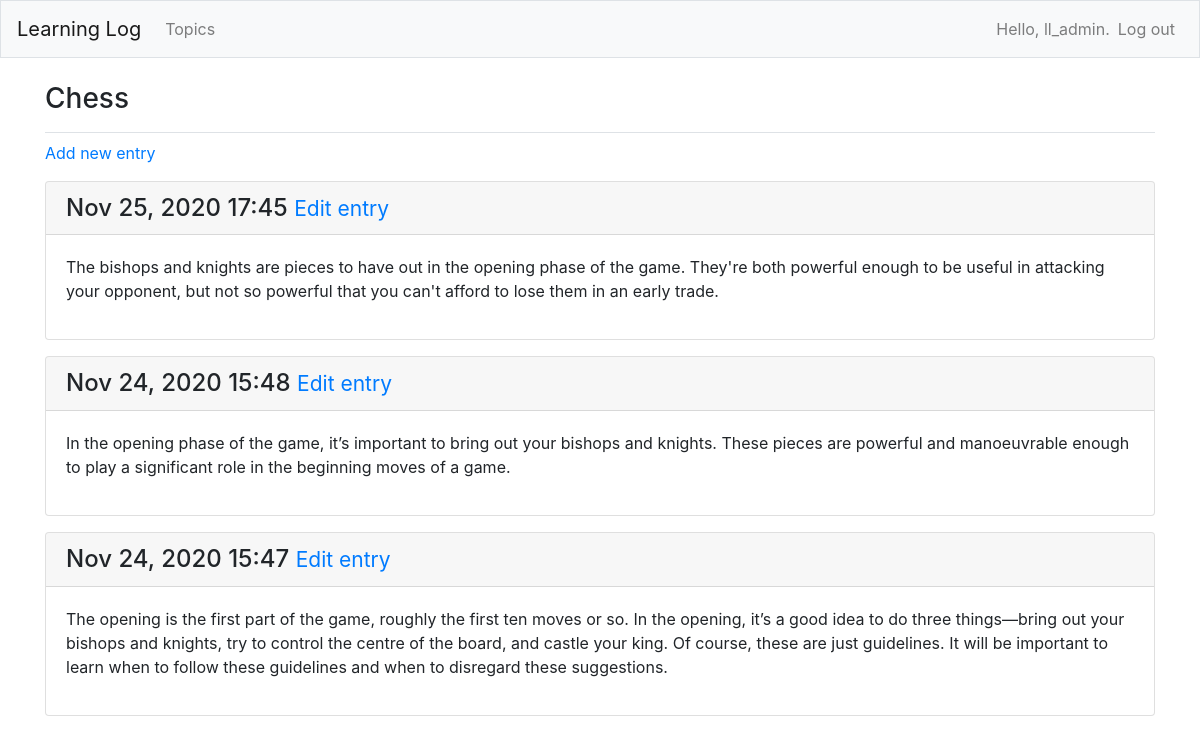
The page /topics/1/ (signed in) on the database its author committed.
### learning_logs/models.py (models this page shows, shortened)
class Topic(models.Model):
    text = models.CharField(max_length=200)
    date_added = models.DateTimeField(auto_now_add=True)
    owner = models.ForeignKey(User, on_delete=models.CASCADE)
    def __str__(self):
        return self.text

class Entry(models.Model):
    topic = models.ForeignKey(Topic, on_delete=models.CASCADE)
    text = models.TextField()
    date_added = models.DateTimeField(auto_now_add=True)
    class Meta:
        verbose_name_plural = 'entries'

### learning_logs/views.py (the view)
# urls.py: path('topics/<int:topic_id>/', views.topic, name='topic'),
@login_required
def topic(request, topic_id):
    topic = Topic.objects.get(id=topic_id)
    if topic.owner != request.user:
        raise Http404
    entries = topic.entry_set.order_by('-date_added')
    context = {'topic': topic, 'entries': entries}
    return render(request, 'learning_logs/topic.html', context)

### learning_logs/templates/learning_logs/topic.html
{% extends 'learning_logs/base.html' %}
{% block page_header %}
    <h3>{{ topic }}</h3>
{% endblock page_header %}
{% block content %}
    <p>
        <a href="{% url 'learning_logs:new_entry' topic.id %}">Add new entry</a>
    </p>
    {% for entry in entries %}
        <div class="card mb-3">
            <h4 class="card-header">
                {{ entry.date_added|date:'M d, Y H:i' }}
                <small><a href="{% url 'learning_logs:edit_entry' entry.id %}">Edit entry</a></small>
            </h4>
            <div class="card-body">
                {{ entry.text|linebreaks }}
            </div>
        </div>
    {% empty %}
        <li>There are no entries for this topic yet.</li>
    {% endfor %}
{% endblock content %}

### learning_logs/templates/learning_logs/base.html (shortened to what this page needs)
{% load bootstrap4 %}
<!doctype html>
<html lang="en">
<head>
    {% bootstrap_css %}
</head>
<body>
<nav class="navbar navbar-expand-md navbar-light bg-light mb-4 border">
    <a class="navbar-brand" href="{% url 'learning_logs:index' %}">Learning Log</a>
    <div class="collapse navbar-collapse" id="navbarCollapse">
        <ul class="navbar-nav mr-auto">
            <li class="nav-item">
                <a class="nav-link" href="{% url 'learning_logs:topics' %}">Topics</a>
            </li>
        </ul>
        <ul class="navbar-nav ml-auto">
            {% if user.is_authenticated %}
                <li class="nav-item">
                    <span class="navbar-text">Hello, {{ user.username }}.</span>
                </li>
                <li class="nav-item">
                    <a class="nav-link" href="{% url 'users:logout' %}">Log out</a>
                </li>
            {% endif %}
        </ul>
    </div>
</nav>
<main role="main" class="container">
    <div class="pb-2 mb-2 border-bottom">
        {% block page_header %}{% endblock page_header %}
    </div>
    <div>
        {% block content %}{% endblock content %}
    </div>
</main>
</body>
</html>

### rows shown on the page
Topic: text "Chess"
Entry: date_added "Nov 25, 2020 17:45", text "The bishops and knights are pieces to have out in the opening phase of the game. They're both powerful enough to be useful in attacking your opponent, but not so powerful that you can't afford to lose them in an early trade."
Entry: date_added "Nov 24, 2020 15:48", text "In the opening phase of the game, it’s important to bring out your bishops and knights. These pieces are powerful and manoeuvrable enough to play a significant role in the beginning moves of a game."
Entry: date_added "Nov 24, 2020 15:47", text "The opening is the first part of the game, roughly the first ten moves or so. In the opening, it’s a good idea to do three things—bring out your bishops and knights, try to control the centre of the board, and castle your king. Of course, these are just guidelines. It will be important to learn when to follow these guidelines and when to disregard these suggestions."

### other values the page prints
{{ user.username }} "ll_admin"
